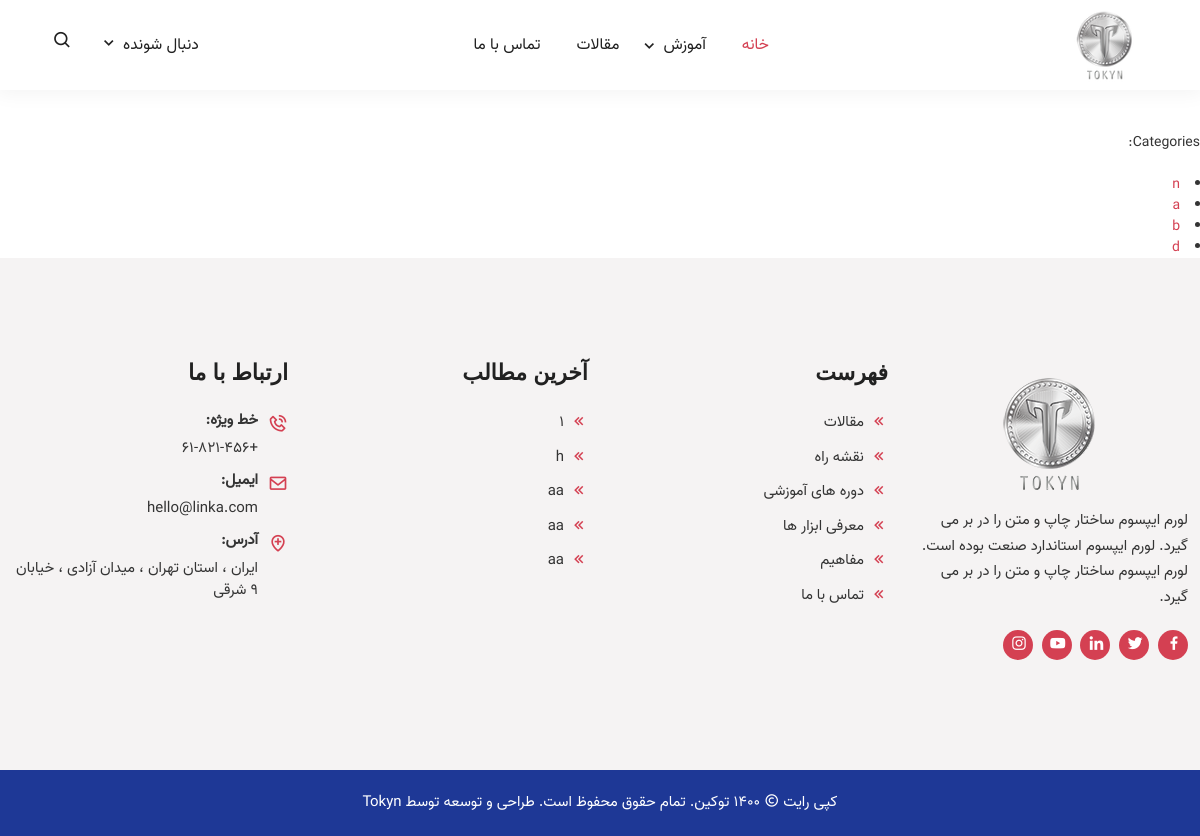
The page /categories/ on the database as committed earlier.
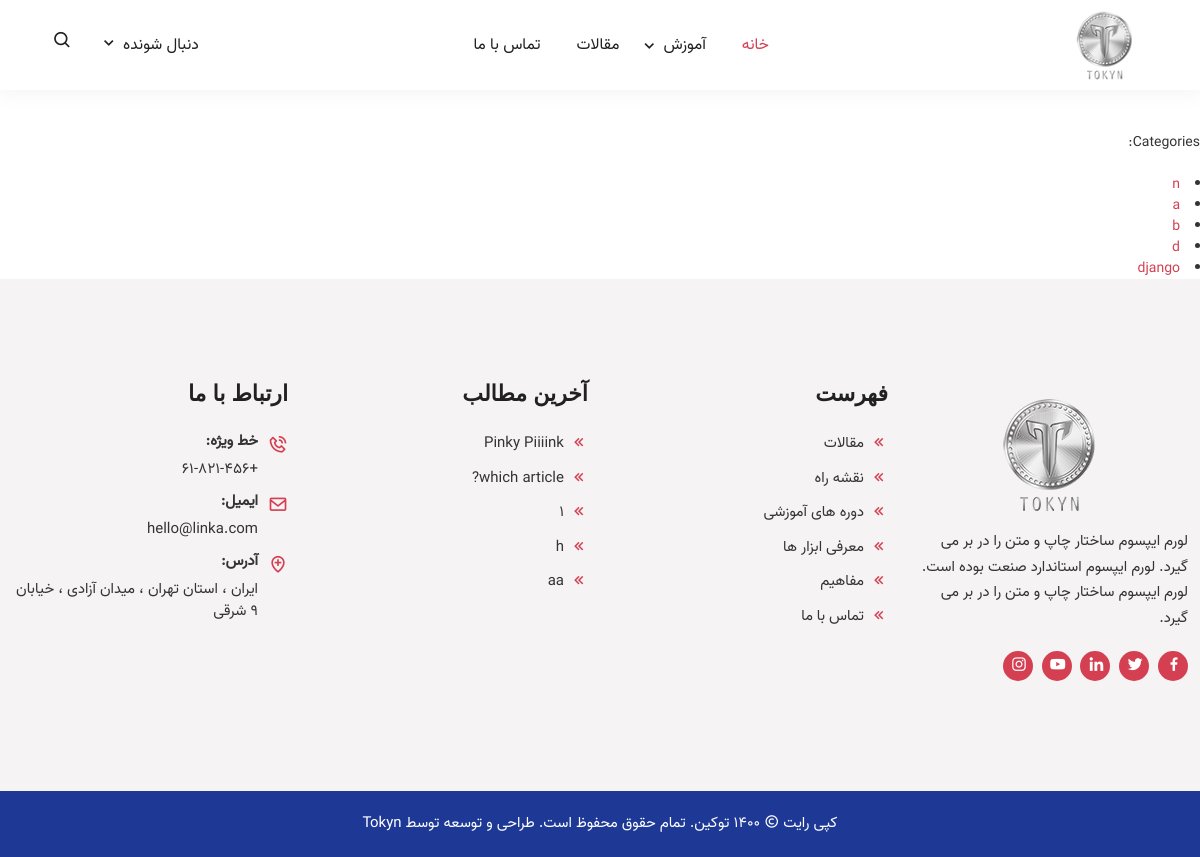
The same page on the database as committed later.
### blogs/models.py (models this page shows, shortened)
class Category(models.Model):
    name = models.CharField(max_length=200)
    def __str__(self):
        return self.name

class Article(models.Model):
    title = models.CharField(max_length=200)
    description = models.TextField(max_length=1000)
    created = models.DateTimeField(auto_now_add=True)
    updated = models.DateTimeField(null=True, blank=True)
    user = models.ForeignKey(User, on_delete=models.CASCADE)
    category = models.ManyToManyField(Category)
    image = models.ImageField(upload_to='blogs/images/', null=True)

### blogs/views.py (the view)
# urls.py: path('categories/', views.viewcategories, name='viewcategories'),
def viewcategories(request):
    categories = Category.objects.all()
    return render(request,'blogs/viewcategories.html', {'categories':categories})

### blogs/views.py (called while the page is built)
def categoriesBase(request):
    articles = Article.objects.order_by('-created')
    listof_articles = []
    x = 0
    for article in articles:
        if x <= 4:
            listof_articles.append(article)
            x += 1
    return({'categories' : Category.objects.all(), 'listof_articles': listof_articles, 'article': article})

### blogs/templates/blogs/viewcategories.html
{% extends 'blogs/base.html' %}
{% block content %}
Categories:
<br>
<br>
{% for category in categories %}
<li>
<a href="{% url 'categoryarticles' category.name %}">
    {{ category }}
    </a>
    <br>
</li>
{% endfor %}
{% endblock %}

### blogs/templates/blogs/base.html (shortened to what this page needs)
<!doctype html>
<html lang="fa" dir="rtl">
<head>
<link rel="stylesheet" href="http://localhost:8000/static/blogs/assets/css/bootstrap.rtl.min.css">
<link rel="stylesheet" href="http://localhost:8000/static/blogs/assets/css/owl.theme.default.min.css">
<link rel="stylesheet" href="http://localhost:8000/static/blogs/assets/css/owl.carousel.min.css">
<link rel="stylesheet" href="http://localhost:8000/static/blogs/assets/css/magnific-popup.min.css">
<link rel="stylesheet" href="http://localhost:8000/static/blogs/assets/css/animate.min.css">
<link rel="stylesheet" href="http://localhost:8000/static/blogs/assets/css/boxicons.min.css">
<link rel="stylesheet" href="http://localhost:8000/static/blogs/assets/css/flaticon.css">
<link rel="stylesheet" href="http://localhost:8000/static/blogs/assets/css/meanmenu.min.css">
<link rel="stylesheet" href="http://localhost:8000/static/blogs/assets/css/nice-select.min.css">
<link rel="stylesheet" href="http://localhost:8000/static/blogs/assets/css/style.css">
<link rel="stylesheet" href="http://localhost:8000/static/blogs/assets/css/responsive.css">
<link rel="stylesheet" href="http://localhost:8000/static/blogs/assets/css/rtl.css">
</head>
<body>
<div class="navbar-area navbar-area-two">
<div class="main-nav">
<nav class="navbar navbar-expand-md">
<div class="container-fluid">
<a class="navbar-brand" href="index.html">
<img src="assets/img/rsz_small-logo.png" alt="Logo">
</a>
<div class="collapse navbar-collapse mean-menu">
<ul class="navbar-nav m-auto">
<li class="nav-item">
<a href="{% url 'home' %}" class="nav-link active">
خانه
</li>
<li class="nav-item">
<a href="#" class="nav-link">
آموزش
</a>
</li>
</ul>
<li class="nav-item">
<a href="{% url 'currentarticles' %}" class="nav-link">
مقالات
</li>
<li class="nav-item">
<a href="{% url 'aboutus' %}" class="nav-link">تماس با ما</a>
</li>
<div class="others-option">
<div class="follow">
<span>دنبال شونده</span>
<i class="bx bx-chevron-down"></i>
</div>
<div class="option-item">
<i class="search-btn bx bx-search"></i>
</div>
</div>
</div>
</div>
</nav>
</div>
</div>
{% if user.is_authenticated %}
Logged In as {{ user.username }}
<br>
<br>
<br>
<br>
<a href="{% url 'currentarticles' %}">Current</a>
<br>
<a href="{% url 'viewcategories' %}">Categories</a>
<br>
<br>
<form action="{% url 'logoutuser' %}" method="POST">
    {% csrf_token %}
<button type="submit">Logout</button>
</form>
{% else %}
<br>
<br>
{% endif %}
{% block content %}
{% endblock %}
<footer class="footer-top-area pt-100 pb-70">
<div class="container">
<div class="row">
<div class="col-lg-3 col-md-6">
<div class="single-widget">
<a href="index.html">
<img src="assets/img/small-logo.png" alt="Image">
</a>
<p>لورم ایپسوم ساختار چاپ و متن را در بر می گیرد. لورم ایپسوم استاندارد صنعت بوده است. لورم ایپسوم ساختار چاپ و متن را در بر می گیرد.</p>
<div class="social-area">
<ul>
<li>
<a href="#" target="_blank">
<i class="bx bxl-facebook"></i>
</a>
</li>
<li>
<a href="#" target="_blank">
<i class="bx bxl-twitter"></i>
</a>
</li>
<li>
<a href="#" target="_blank">
<i class="bx bxl-linkedin"></i>
</a>
</li>
<li>
<a href="#" target="_blank">
<i class="bx bxl-youtube"></i>
</a>
</li>
<li>
<a href="#" target="_blank">
<i class="bx bxl-instagram"></i>
</a>
</li>
</ul>
</div>
</div>
</div>
<div class="col-lg-3 col-md-6">
<div class="single-widget">
<h3>فهرست</h3>
<ul>
<li>
<a href="{% url 'currentarticles' %}">
<i class="bx bx-chevrons-left"></i>
مقالات
</a>
</li>
<li>
<a href="video.html">
<i class="bx bx-chevrons-left"></i>
نقشه راه
</a>
</li>
<li>
<a href="video.html">
<i class="bx bx-chevrons-left"></i>
دوره های آموزشی
</a>
</li>
<li>
<a href="video.html">
<i class="bx bx-chevrons-left"></i>
معرفی ابزار ها
</a>
</li>
<li>
<a href="full-width-blog.html">
<i class="bx bx-chevrons-left"></i>
مفاهیم
</a>
</li>
<li>
<a href="{% url 'aboutus' %}">
<i class="bx bx-chevrons-left"></i>
تماس با ما
</a>
</li>
</ul>
</div>
</div>
<div class="col-lg-3 col-md-6">
<div class="single-widget">
<h3>آخرین مطالب</h3>
<ul>
{% for article in listof_articles %}
<li>
<a href="{% url 'viewarticle' article.id %}">
<i class="bx bx-chevrons-left"></i>
{{  article.title }}</a>
</li>
{% endfor %}
</ul>
</div>
</div>
<div class="col-lg-3 col-md-6">
<div class="single-widget contact">
<h3>ارتباط با ما</h3>
<ul>
<li>
<i class="bx bx-phone-call"></i>
<span>خط ویژه:</span>
<a href="tel:+61-821-456">
+61-821-456
</a>
</li>
<li>
<i class="bx bx-envelope"></i>
<span>ایمیل:</span>
<a href="mailto: hello@linka.com">hello@linka.com
</a>
</li>
<li>
<i class="bx bx-location-plus"></i>
<span>آدرس:</span>
ایران ، استان تهران ، میدان آزادی ، خیابان 9 شرقی
</li>
</ul>
</div>
</div>
</div>
</div>
</footer>
<footer class="footer-bottom-area">
<div class="container">
<div class="copy-right">
<p>کپی رایت <i class="bx bx-copyright"></i> 1400 توکین. تمام حقوق محفوظ است. طراحی و توسعه توسط <a href=# target="_blank"> Tokyn </a></p>
</div>
</div>
</footer>
</body>
</html>

### blogs/static/blogs/assets/css/rtl.css (style rules this page uses)
body { direction: rtl; text-align: right; }
.navbar-area .main-nav .navbar-brand { margin-right: 0; }
.navbar-area .others-option .option-item { margin-left: 0; }
.single-widget ul li a i { margin-right: 0; margin-left: 2px; }
.single-widget.contact ul li a { padding-left: 0; padding-right: 0; }
.single-widget.contact ul li { padding-left: 0; padding-right: 30px; }
.single-widget.contact ul li i { left: unset; right: 0; }
.single-widget .social-area ul li a { margin-right: 0; margin-left: 5px; }

Rows that differ between the two databases and show on the page:
removed Article: title "aa"
removed Article: title "aa"
added Category: name "django"
added Article: title "Pinky Piiiink"
added Article: title "which article?"
